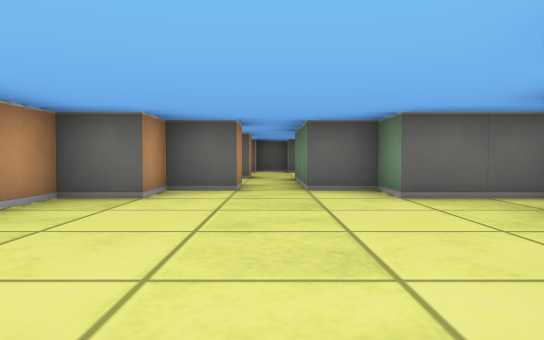
View 1 (above)

16 first-person views from a walk through a cub3D maze. The camera is about half as high as the walls, tilts 2° down and sees 70° across. The floor is counted in squares. Each view is taken from the middle of a square. On the plan, view 1 faces up. The plan holds only what a view shows up to about 9 squares ahead; the rest is blank. The place goes on beyond the plan.

View 2
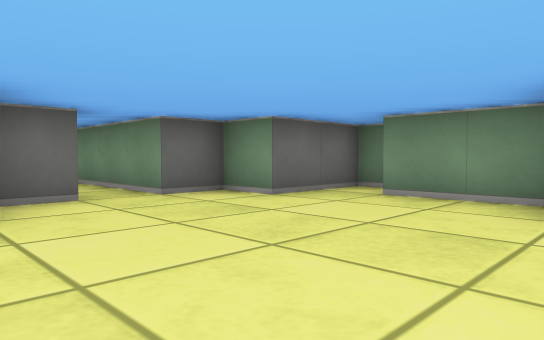

View 3
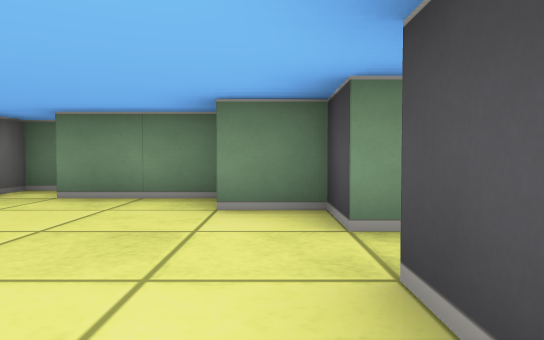

View 4
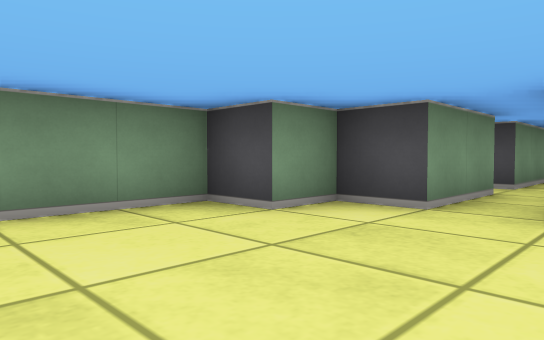

View 5
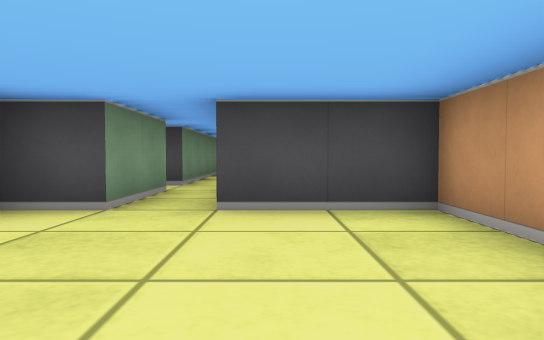

View 6
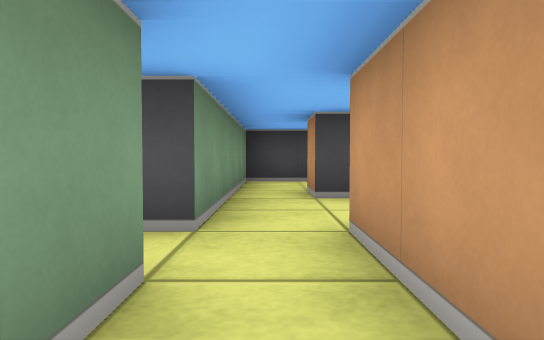

View 7
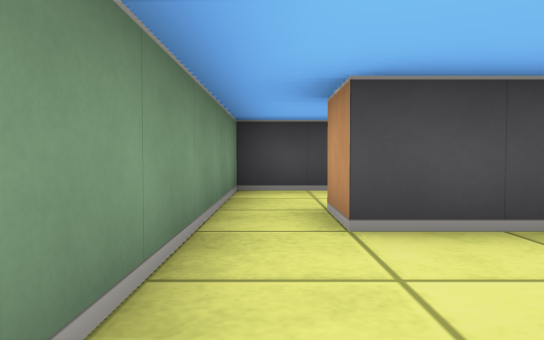

View 8
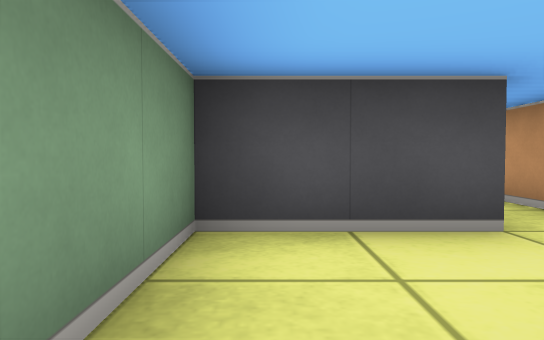

View 9
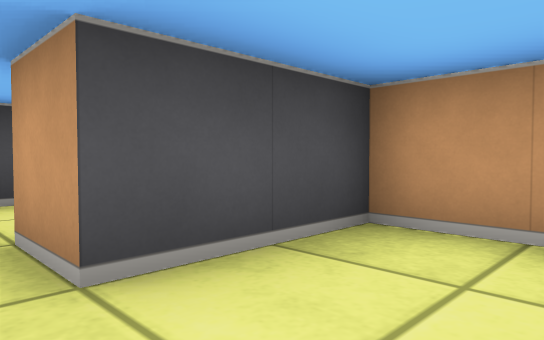

View 10
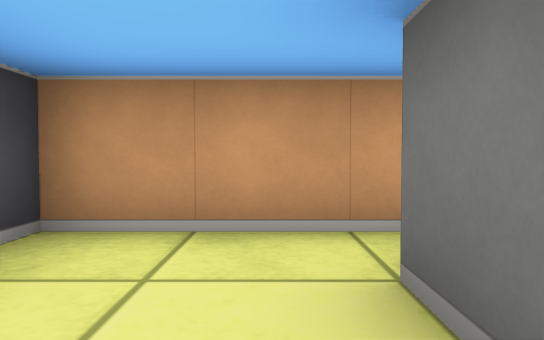

View 11
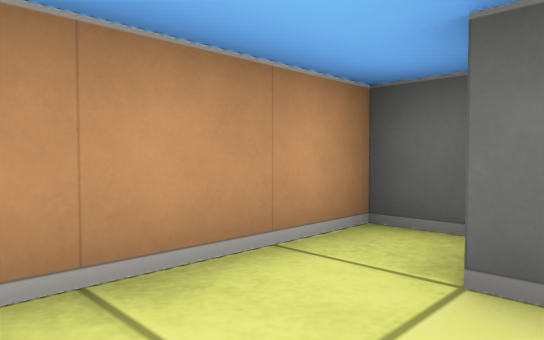

View 12
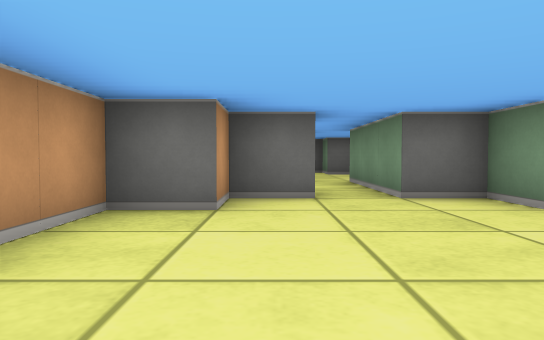

View 13
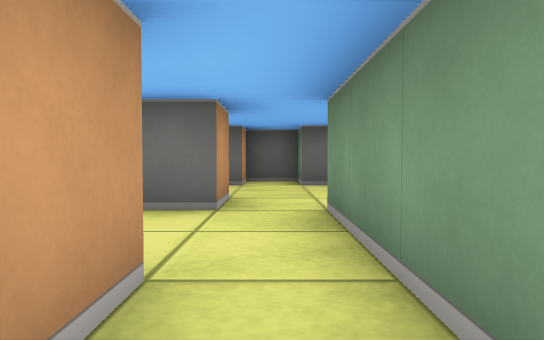

View 14
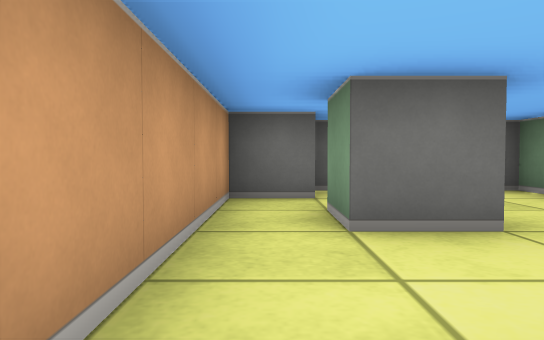

View 15
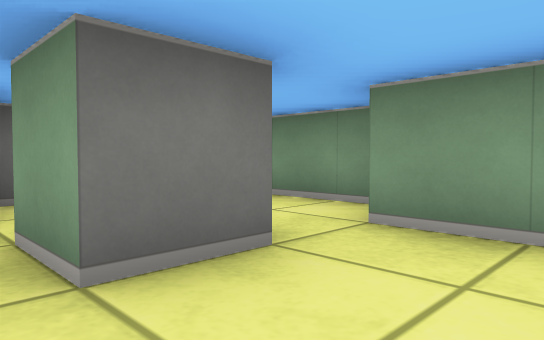

View 16
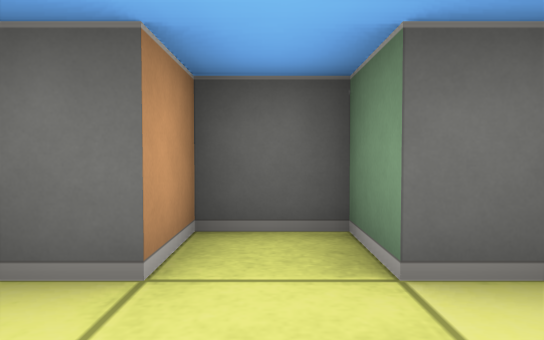

### Floor plan
Ten units are one square. View 1 is at (0, 0); x grows to the right and y downward. Boxes are objects, and circles mark ways between rooms. Rooms are numbered by the first view taken in them; rooms with no view inside come last. Other rooms are left out.
<svg viewBox="-30 -130 70 210">
<path fill="none" stroke="#000" d="M-18 15 -25 15 -25 45 -5 45 -5 55M5 16 5 -5M-5 6 -5 25 -15 25M5 55 5 25 9 25M5 -5 15 -5 15 -15 25 -15 25 -35M-5 -65 -5 -55 -15 -55 -15 -45 -25 -45 -25 -5 -5 -5M35 -40 35 -45 15 -45 15 -55 5 -55 5 -65M-5 -95 -5 -85 -15 -85 -15 -95M15 -90 15 -115 5 -115 5 -125 -5 -125 -5 -115 -15 -115M-14 -105 -25 -105 -25 -66M5 -65 5 -85M-4 75 5 75 5 55"/>
<circle cx="0" cy="5" r="3" fill="#2a7"/>
<circle cx="0" cy="50" r="3" fill="#2a7"/>
<circle cx="0" cy="-60" r="3" fill="#2a7"/>
<text x="-10" y="30">1</text>
<text x="0" y="-30">2</text>
<text x="0" y="-90">3</text>
<text x="0" y="60">4</text>
</svg>
Room 1 opens to room 2. Room 1 opens to room 4. Room 2 opens to room 3.

Where each view was taken, in squares from view 1:
view 1: 0 up, 0 right, facing up
view 2: 1 up, 2 left, facing up-right
view 3: 1 up, 2 left, facing right
view 4: 4 up, 1 left, facing down-right
view 5: 4 up, 1 left, facing down
view 6: 0 up, 0 right, facing down
view 7: 2 down, 0 right, facing down
view 8: 5 down, 0 right, facing down
view 9: 3 down, 0 right, facing down-left
view 10: 3 down, 0 right, facing left
view 11: 4 down, 1 left, facing up-left
view 12: 1 up, 1 left, facing up
view 13: 5 up, 0 right, facing up
view 14: 6 up, 2 left, facing up
view 15: 7 up, 2 left, facing up-right
view 16: 10 up, 0 right, facing up
